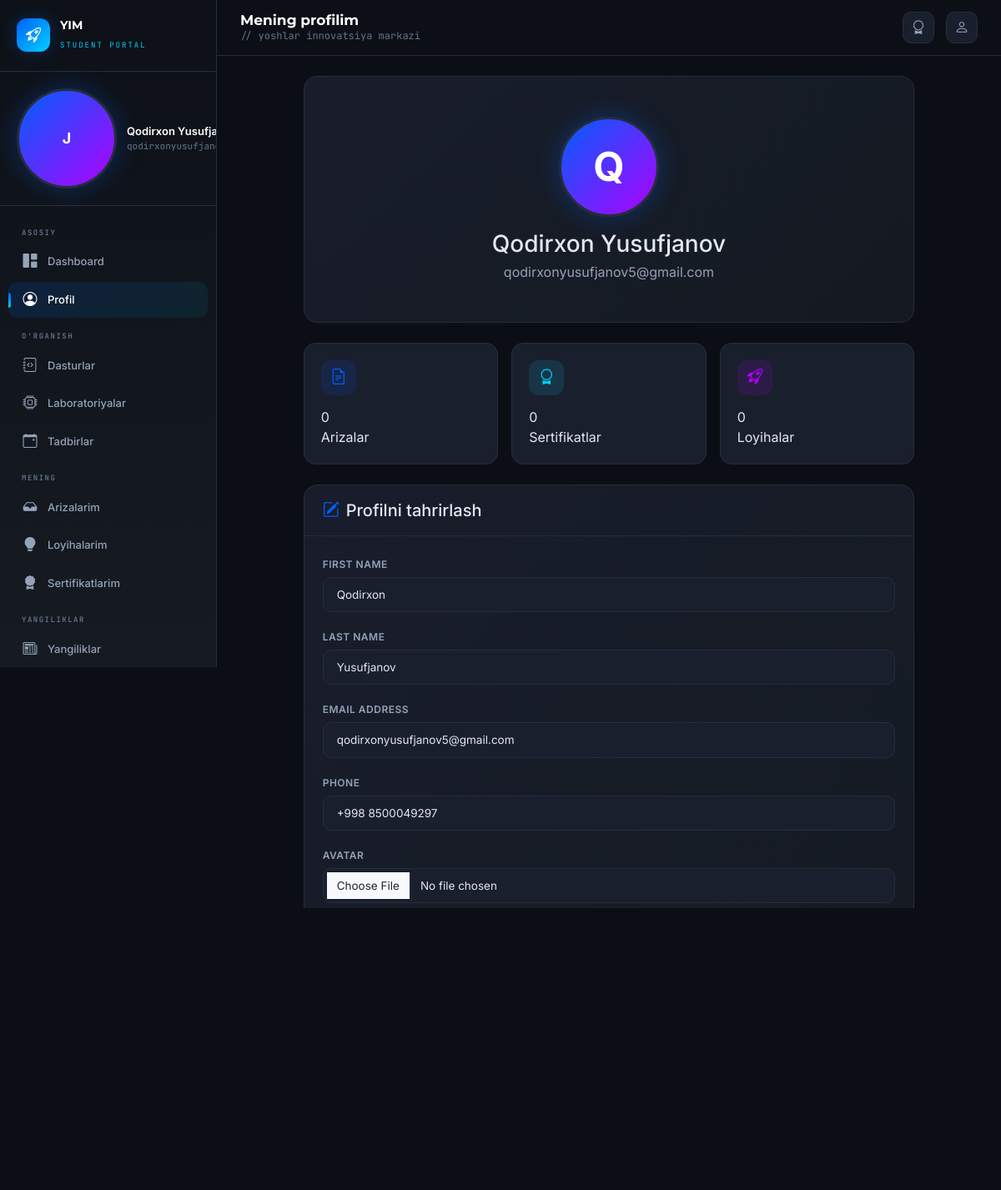
The app's page /student/profile/ (signed in) with its own data.
### accounts/models.py (models this page shows, shortened)
class User(AbstractUser):
    ROLE_CHOICES = (
        ('admin', 'Admin'),
        ('student', 'Student'),
    )
    role = models.CharField(max_length=10, choices=ROLE_CHOICES, default='student')
    phone = models.CharField(max_length=20, blank=True, null=True)
    avatar = models.ImageField(upload_to='avatars/', blank=True, null=True)
    bio = models.TextField(blank=True, null=True)
    birth_date = models.DateField(blank=True, null=True)

### student/views.py (the view)
# urls.py: path('profile/', views.student_profile, name='profile'),
@student_required
def student_profile(request):
    form = StudentProfileForm(instance=request.user)
    if request.method == 'POST':
        form = StudentProfileForm(request.POST, request.FILES, instance=request.user)
        if form.is_valid():
            form.save()
            messages.success(request, "Profil muvaffaqiyatli yangilandi!")
            return redirect('student:profile')
    return render(request, 'student/profile.html', {'form': form})

### student/forms.py
class StudentProfileForm(StyledFormMixin, forms.ModelForm):
    class Meta:
        model = User
        fields = ['first_name', 'last_name', 'email', 'phone', 'avatar', 'bio', 'birth_date']
        widgets = {
            'birth_date': forms.DateInput(attrs={'type': 'date'}),
        }

### dashboard/context_processors.py (called while the page is built)
def pending_applications(request):
    if request.user.is_authenticated:
        try:
            count = Application.objects.filter(status='pending').count()
            return {'pending_count': count}
        except Exception:
            return {'pending_count': 0}
    return {'pending_count': 0}

### student/views.py (called while the page is built)
def student_required(view_func):
    @wraps(view_func)
    @login_required(login_url='/login/')
    def wrapper(request, *args, **kwargs):
        return view_func(request, *args, **kwargs)
    return wrapper

### templates/student/profile.html (shortened to what this page needs)
{% extends "student/base.html" %}
{% block page_title %}Mening profilim{% endblock %}
{% block content %}
<div class="row justify-content-center fade-up">
    <div class="col-lg-10">
        <div class="glass-card mb-4">
            <div class="glass-card-body text-center py-5">
                <div class="profile-avatar mx-auto mb-3">
                    {% if user.profile.avatar %}
                        <img src="{{ user.profile.avatar.url }}" alt="Avatar" class="avatar-img">
                    {% else %}
                        <span class="avatar-initial">{{ user.first_name|first|default:user.username|first }}</span>
                    {% endif %}
                </div>
                <h3 style="color: var(--text-main); margin-bottom: 4px;">
                    {{ user.get_full_name|default:user.username }}
                </h3>
                <p style="color: var(--text-dim); margin-bottom: 0;">{{ user.email }}</p>
            </div>
        </div>
        <div class="row g-3 mb-4">
            <div class="col-md-4">
                <div class="stat-mini fade-up">
                    <div class="icon blue">
                        <i class="bi bi-file-earmark-text"></i>
                    </div>
                    <div>
                        <div class="stat-value">{{ applications_count|default:"0" }}</div>
                        <div class="stat-label">Arizalar</div>
                    </div>
                </div>
            </div>
            <div class="col-md-4">
                <div class="stat-mini fade-up">
                    <div class="icon cyan">
                        <i class="bi bi-award"></i>
                    </div>
                    <div>
                        <div class="stat-value">{{ certificates_count|default:"0" }}</div>
                        <div class="stat-label">Sertifikatlar</div>
                    </div>
                </div>
            </div>
            <div class="col-md-4">
                <div class="stat-mini fade-up">
                    <div class="icon purple">
                        <i class="bi bi-rocket-takeoff"></i>
                    </div>
                    <div>
                        <div class="stat-value">{{ projects_count|default:"0" }}</div>
                        <div class="stat-label">Loyihalar</div>
                    </div>
                </div>
            </div>
        </div>
        <div class="glass-card fade-up">
            <div class="glass-card-header">
                <h5 style="margin: 0; color: var(--text-main);">
                    <i class="bi bi-pencil-square me-2" style="color: var(--primary);"></i>Profilni tahrirlash
                </h5>
            </div>
            <div class="glass-card-body">
                <form method="post" enctype="multipart/form-data">
                    {% for field in form %}
                        <div class="mb-3">
                            <label for="{{ field.id_for_label }}" class="form-label">{{ field.label }}</label>
                            {{ field }}
                        </div>
                    {% endfor %}
                    <div class="text-end mt-4">
                        <button type="submit" class="btn-glow">
                            <i class="bi bi-check-lg me-1"></i>Saqlash
                        </button>
                    </div>
                </form>
            </div>
        </div>
    </div>
</div>
{% endblock %}

### templates/student/base.html (shortened to what this page needs)
{% load static %}
<!DOCTYPE html>
<html lang="uz">
<head>
    <link href="https://cdn.jsdelivr.net/npm/bootstrap@5.3.3/dist/css/bootstrap.min.css" rel="stylesheet">
    <link href="https://cdn.jsdelivr.net/npm/bootstrap-icons@1.11.3/font/bootstrap-icons.min.css" rel="stylesheet">
</head>
<body>
    <aside class="sidebar" id="sidebar">
        <div class="sidebar-brand">
            <div class="brand-logo"><i class="bi bi-rocket-takeoff"></i></div>
            <div class="brand-text">
                <h5>YIM</h5>
                <small>Student Portal</small>
            </div>
        </div>
        <div class="sidebar-profile">
            <div class="profile-avatar">
                {% if request.user.avatar %}
                <img src="{{ request.user.avatar.url }}" alt="">
                {% else %}
                {{ request.user.username|first|upper }}
                {% endif %}
            </div>
            <div class="profile-info">
                <div class="name">{{ request.user.get_full_name|default:request.user.username }}</div>
                <span class="email">{{ request.user.email|default:"student" }}</span>
            </div>
        </div>
        <nav class="sidebar-nav">
            <div class="nav-label">Asosiy</div>
            <a href="{% url 'student:home' %}" class="nav-item {% if request.resolver_match.url_name == 'home' %}active{% endif %}">
                <i class="bi bi-grid-1x2-fill"></i> Dashboard
            </a>
            <a href="{% url 'student:profile' %}" class="nav-item {% if request.resolver_match.url_name == 'profile' %}active{% endif %}">
                <i class="bi bi-person-circle"></i> Profil
            </a>
            <div class="nav-label">O'rganish</div>
            <a href="{% url 'student:program_list' %}" class="nav-item {% if 'program' in request.resolver_match.url_name %}active{% endif %}">
                <i class="bi bi-journal-code"></i> Dasturlar
            </a>
            <a href="{% url 'student:laboratory_list' %}" class="nav-item {% if 'laboratory' in request.resolver_match.url_name %}active{% endif %}">
                <i class="bi bi-cpu"></i> Laboratoriyalar
            </a>
            <a href="{% url 'student:event_list' %}" class="nav-item {% if 'event' in request.resolver_match.url_name %}active{% endif %}">
                <i class="bi bi-calendar-event"></i> Tadbirlar
            </a>
            <div class="nav-label">Mening</div>
            <a href="{% url 'student:my_applications' %}" class="nav-item {% if 'application' in request.resolver_match.url_name %}active{% endif %}">
                <i class="bi bi-inbox-fill"></i> Arizalarim
            </a>
            <a href="{% url 'student:my_projects' %}" class="nav-item {% if 'project' in request.resolver_match.url_name %}active{% endif %}">
                <i class="bi bi-lightbulb-fill"></i> Loyihalarim
            </a>
            <a href="{% url 'student:my_certificates' %}" class="nav-item {% if 'certificate' in request.resolver_match.url_name %}active{% endif %}">
                <i class="bi bi-award-fill"></i> Sertifikatlarim
            </a>
            <div class="nav-label">Yangiliklar</div>
            <a href="{% url 'student:news_list' %}" class="nav-item {% if 'news' in request.resolver_match.url_name %}active{% endif %}">
                <i class="bi bi-newspaper"></i> Yangiliklar
            </a>
        </nav>
    </aside>
    <div class="main">
        <header class="topbar">
            <div class="topbar-left">
                <div class="page-heading">
                    <h4>{% block page_title %}Dashboard{% endblock %}</h4>
                    <p>{% block page_sub %}// yoshlar innovatsiya markazi{% endblock %}</p>
                </div>
            </div>
            <div class="topbar-right">
                <a href="{% url 'student:my_certificates' %}" class="topbar-btn" title="Sertifikatlar">
                    <i class="bi bi-award"></i>
                </a>
                <a href="{% url 'student:profile' %}" class="topbar-btn" title="Profil">
                    <i class="bi bi-person"></i>
                </a>
            </div>
        </header>
        <div class="content">
            {% block content %}{% endblock %}
        </div>
    </div>
</body>
</html>

### templates/student/profile.html (style rules this page uses)
.profile-avatar { width: 120px; height: 120px; border-radius: 50%; background: linear-gradient(135deg, var(--primary), var(--purple)); display: flex; align-items: center; justify-content: center; border: 3px solid var(--dark-border); overflow: hidden; box-shadow: 0 0 30px rgba(0, 95, 253, 0.3); }
.profile-avatar .avatar-initial { font-size: 3rem; font-weight: 700; color: #fff; text-transform: uppercase; }

### records on screen
User: user.username|first "J", user.get_full_name "Qodirxon…", user.email "qodirxonyusufjanov5@g…", first_name|first "Q", get_full_name "Qodirxon Yusufjanov", email "qodirxonyusufjanov5@gmail.com", form "Qodirxon" "Yusufjanov" "qodirxonyusufjanov5@gmail.com" "+998 8500049297"

### other values on screen
{{ applications_count|default:"0" }} "0"
{{ certificates_count|default:"0" }} "0"
{{ projects_count|default:"0" }} "0"
{{ field.label }} "FIRST NAME" "LAST NAME" "EMAIL ADDRESS" "PHONE" "AVATAR"
